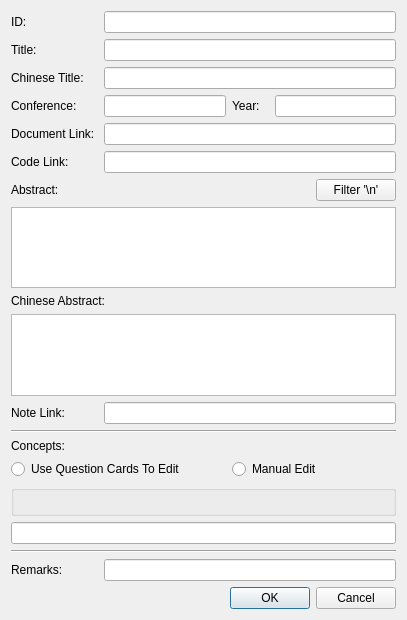
<?xml version="1.0" encoding="UTF-8"?>
<ui version="4.0">
 <class>TableEditDialog</class>
 <widget class="QDialog" name="TableEditDialog">
  <property name="geometry">
   <rect>
    <x>0</x>
    <y>0</y>
    <width>407</width>
    <height>620</height>
   </rect>
  </property>
  <property name="windowTitle">
   <string>Dialog</string>
  </property>
  <layout class="QGridLayout" name="gridLayout">
   <item row="18" column="0" colspan="5">
    <widget class="QLineEdit" name="conceptLineEdit"/>
   </item>
   <item row="3" column="2">
    <widget class="QLabel" name="label_5">
     <property name="text">
      <string>Year: </string>
     </property>
    </widget>
   </item>
   <item row="20" column="0">
    <widget class="QLabel" name="label_11">
     <property name="text">
      <string>Remarks: </string>
     </property>
    </widget>
   </item>
   <item row="6" column="0" colspan="2">
    <widget class="QLabel" name="label_8">
     <property name="text">
      <string>Abstract: </string>
     </property>
    </widget>
   </item>
   <item row="20" column="1" colspan="4">
    <widget class="QLineEdit" name="remarkLineEdit"/>
   </item>
   <item row="16" column="0" colspan="5">
    <widget class="QGroupBox" name="conceptCardBox">
     <property name="title">
      <string/>
     </property>
    </widget>
   </item>
   <item row="4" column="0">
    <widget class="QLabel" name="label_6">
     <property name="text">
      <string>Document Link: </string>
     </property>
    </widget>
   </item>
   <item row="1" column="0">
    <widget class="QLabel" name="label_2">
     <property name="text">
      <string>Title: </string>
     </property>
    </widget>
   </item>
   <item row="2" column="0">
    <widget class="QLabel" name="label_3">
     <property name="text">
      <string>Chinese Title: </string>
     </property>
    </widget>
   </item>
   <item row="0" column="1" colspan="4">
    <widget class="QLineEdit" name="idLineEdit">
     <property name="alignment">
      <set>Qt::AlignCenter</set>
     </property>
    </widget>
   </item>
   <item row="3" column="4">
    <widget class="QLineEdit" name="yearLineEdit">
     <property name="alignment">
      <set>Qt::AlignCenter</set>
     </property>
    </widget>
   </item>
   <item row="15" column="0" colspan="2">
    <widget class="QRadioButton" name="conceptRadioCard">
     <property name="text">
      <string>Use Question Cards To Edit</string>
     </property>
    </widget>
   </item>
   <item row="4" column="1" colspan="4">
    <widget class="QLineEdit" name="docLineEdit"/>
   </item>
   <item row="2" column="1" colspan="4">
    <widget class="QLineEdit" name="cnTitleLineEdit">
     <property name="alignment">
      <set>Qt::AlignCenter</set>
     </property>
    </widget>
   </item>
   <item row="5" column="1" colspan="4">
    <widget class="QLineEdit" name="codeLineEdit"/>
   </item>
   <item row="1" column="1" colspan="4">
    <widget class="QLineEdit" name="titleLineEdit">
     <property name="alignment">
      <set>Qt::AlignCenter</set>
     </property>
    </widget>
   </item>
   <item row="19" column="0" colspan="5">
    <widget class="Line" name="line_2">
     <property name="orientation">
      <enum>Qt::Horizontal</enum>
     </property>
    </widget>
   </item>
   <item row="8" column="0" colspan="5">
    <spacer name="verticalSpacer">
     <property name="orientation">
      <enum>Qt::Vertical</enum>
     </property>
     <property name="sizeHint" stdset="0">
      <size>
       <width>20</width>
       <height>40</height>
      </size>
     </property>
    </spacer>
   </item>
   <item row="13" column="0" colspan="5">
    <widget class="Line" name="line">
     <property name="orientation">
      <enum>Qt::Horizontal</enum>
     </property>
    </widget>
   </item>
   <item row="12" column="0">
    <widget class="QLabel" name="label_10">
     <property name="text">
      <string>Note Link: </string>
     </property>
    </widget>
   </item>
   <item row="7" column="0" colspan="5">
    <widget class="QTextEdit" name="abstractTextEdit">
     <property name="acceptRichText">
      <bool>false</bool>
     </property>
    </widget>
   </item>
   <item row="15" column="2" colspan="3">
    <widget class="QRadioButton" name="conceptRadioManual">
     <property name="text">
      <string>Manual Edit</string>
     </property>
    </widget>
   </item>
   <item row="14" column="0" colspan="5">
    <widget class="QLabel" name="label_12">
     <property name="text">
      <string>Concepts: </string>
     </property>
    </widget>
   </item>
   <item row="3" column="1">
    <widget class="QLineEdit" name="confLineEdit">
     <property name="alignment">
      <set>Qt::AlignCenter</set>
     </property>
    </widget>
   </item>
   <item row="0" column="0">
    <widget class="QLabel" name="label">
     <property name="text">
      <string>ID: </string>
     </property>
    </widget>
   </item>
   <item row="10" column="0" colspan="5">
    <widget class="QTextEdit" name="cnAbstractTextEdit">
     <property name="acceptRichText">
      <bool>false</bool>
     </property>
    </widget>
   </item>
   <item row="21" column="0" colspan="5">
    <widget class="QDialogButtonBox" name="buttonBox">
     <property name="orientation">
      <enum>Qt::Horizontal</enum>
     </property>
     <property name="standardButtons">
      <set>QDialogButtonBox::Cancel|QDialogButtonBox::Ok</set>
     </property>
    </widget>
   </item>
   <item row="9" column="0" colspan="2">
    <widget class="QLabel" name="label_9">
     <property name="text">
      <string>Chinese Abstract: </string>
     </property>
    </widget>
   </item>
   <item row="3" column="0">
    <widget class="QLabel" name="label_4">
     <property name="text">
      <string>Conference: </string>
     </property>
    </widget>
   </item>
   <item row="12" column="1" colspan="4">
    <widget class="QLineEdit" name="noteLineEdit"/>
   </item>
   <item row="5" column="0">
    <widget class="QLabel" name="label_7">
     <property name="text">
      <string>Code Link: </string>
     </property>
    </widget>
   </item>
   <item row="6" column="4">
    <widget class="QPushButton" name="filterBtn">
     <property name="sizePolicy">
      <sizepolicy hsizetype="Fixed" vsizetype="Fixed">
       <horstretch>0</horstretch>
       <verstretch>0</verstretch>
      </sizepolicy>
     </property>
     <property name="layoutDirection">
      <enum>Qt::RightToLeft</enum>
     </property>
     <property name="text">
      <string>Filter '\n'</string>
     </property>
    </widget>
   </item>
  </layout>
 </widget>
 <resources/>
 <connections>
  <connection>
   <sender>buttonBox</sender>
   <signal>accepted()</signal>
   <receiver>TableEditDialog</receiver>
   <slot>accept()</slot>
   <hints>
    <hint type="sourcelabel">
     <x>248</x>
     <y>254</y>
    </hint>
    <hint type="destinationlabel">
     <x>157</x>
     <y>274</y>
    </hint>
   </hints>
  </connection>
  <connection>
   <sender>buttonBox</sender>
   <signal>rejected()</signal>
   <receiver>TableEditDialog</receiver>
   <slot>reject()</slot>
   <hints>
    <hint type="sourcelabel">
     <x>316</x>
     <y>260</y>
    </hint>
    <hint type="destinationlabel">
     <x>286</x>
     <y>274</y>
    </hint>
   </hints>
  </connection>
 </connections>
</ui>
